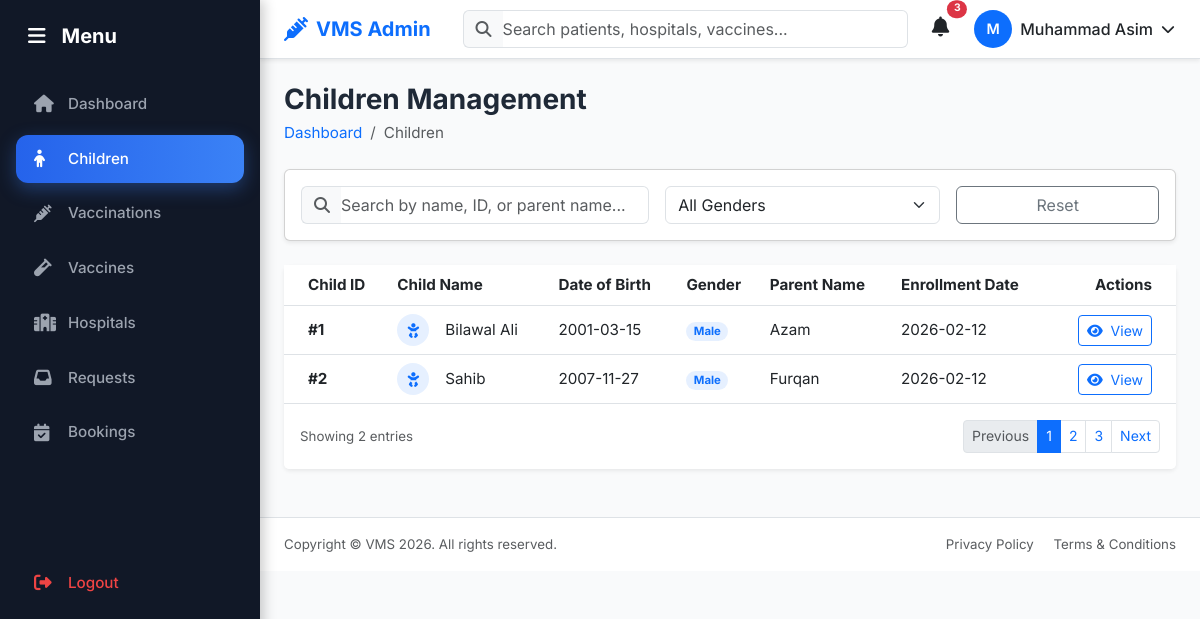
/admin/children/view_children.php (signed in), run on the app's committed database.
### tables this page shows
CREATE TABLE `children` (
  `id` int(11) NOT NULL,
  `parent_id` int(11) NOT NULL,
  `name` varchar(100) NOT NULL,
  `date_of_birth` date NOT NULL,
  `gender` enum('Male','Female','Other') NOT NULL,
  `blood_group` varchar(5) DEFAULT NULL,
  `created_at` timestamp NOT NULL DEFAULT current_timestamp()
);

CREATE TABLE `users` (
  `id` int(11) NOT NULL,
  `name` varchar(100) NOT NULL,
  `email` varchar(100) NOT NULL,
  `password` varchar(255) NOT NULL,
  `role` enum('admin','parent','hospital') NOT NULL,
  `status` enum('active','inactive') NOT NULL DEFAULT 'active',
  `created_at` timestamp NOT NULL DEFAULT current_timestamp()
);

### admin/children/view_children.php (the view, shortened to what this page needs)
<?php
include '../../config/db.php';
include '../includes/header.php';
include '../includes/sidebar.php';
$stmt_children = $conn->prepare("SELECT c.*, u.name AS parent_name FROM children c LEFT JOIN users u ON c.parent_id = u.id ORDER BY c.created_at ASC");
$stmt_children->execute();
$stmt_results = $stmt_children->get_result();
?>
<div class="main-content">
    <div class="container-fluid px-4 py-4">
        <div class="d-flex justify-content-between align-items-center mb-4">
            <div>
                <h1 class="h3 mb-1 fw-bold">Children Management</h1>
                <nav aria-label="breadcrumb">
                    <ol class="breadcrumb mb-0">
                        <li class="breadcrumb-item"><a href="../dashboard.php" class="text-decoration-none">Dashboard</a></li>
                        <li class="breadcrumb-item active" aria-current="page">Children</li>
                    </ol>
                </nav>
            </div>
        </div>
        <div class="card shadow-sm mb-4">
            <div class="card-body">
                <div class="row g-3">
                    <div class="col-md-5">
                        <div class="input-group">
                            <span class="input-group-text bg-light border-end-0"><i class="fas fa-search text-muted"></i></span>
                            <input type="text" class="form-control border-start-0 ps-0" id="searchChild" placeholder="Search by name, ID, or parent name...">
                        </div>
                    </div>
                    <div class="col-md-4">
                         <select class="form-select" id="genderFilter">
                            <option value="all" selected>All Genders</option>
                        </select>
                    </div>
                    <div class="col-md-3 d-grid">
                        <button class="btn btn-outline-secondary" id="btnReset">Reset</button>
                    </div>
                </div>
            </div>
        </div>
        <div class="card shadow-sm border-0 mb-4">
            <div class="card-body p-0">
                <div class="table-responsive">
                    <table class="table table-hover align-middle mb-0">
                        <thead class="bg-light text-muted">
                            <tr>
                                <th class="ps-4">Child ID</th>
                                <th>Child Name</th>
                                <th>Date of Birth</th>
                                <th>Gender</th>
                                <th>Parent Name</th>
                                <th>Enrollment Date</th>
                                <th class="text-end pe-4">Actions</th>
                            </tr>
                        </thead>
                        <tbody>
                            <?php
                                if ($stmt_results->num_rows > 0) {
                                    while ($children = $stmt_results->fetch_assoc()) {
                                        echo "
                                            <tr>
                                                <td class='ps-4 fw-bold'>#".$children['id']."</td>
                                                <td>
                                                    <div class='d-flex align-items-center'>
                                                        <div class='" . (($children['gender'] == 'Male') ? 'bg-primary bg-opacity-10 text-primary' : 'bg-danger bg-opacity-10 text-danger') . " rounded-circle me-3 d-flex align-items-center justify-content-center' style='width: 32px; height: 32px;'>
                                                            <i class='fas fa-baby'></i>
                                                        </div>
                                                        <span>".$children['name']."</span>
                                                    </div>
                                                </td>
                                                <td>".$children['date_of_birth']."</td>
                                                <td><span class='badge " . (($children['gender'] == 'Male') ? 'bg-primary bg-opacity-10 text-primary' : 'bg-danger bg-opacity-10 text-danger') . " rounded-pill'>".$children['gender']."</span></td>
                                                <td>".$children['parent_name']."</td>
                                                <td>".date('Y-m-d', strtotime($children['created_at']))."</td>
                                                <td class='text-end pe-4'>
                                                    <a href='child_profile.php?id=".$children['id']."' class='btn btn-sm btn-outline-primary' title='View Profile'>
                                                        <i class='fas fa-eye me-1'></i> View
                                                    </a>
                                                </td>
                                            </tr>
                                        ";
                                    }
                                }
                            ?>
                        </tbody>
                    </table>
                </div>
            </div>
            <div class="card-footer bg-white border-top-0 d-flex justify-content-between align-items-center py-3">
                <div class="text-muted small">Showing <?= $stmt_results->num_rows; ?> entries</div>
                <nav aria-label="Page navigation">
                    <ul class="pagination pagination-sm mb-0">
                        <li class="page-item disabled">
                            <a class="page-link" href="#" tabindex="-1" aria-disabled="true">Previous</a>
                        </li>
                        <li class="page-item active" aria-current="page"><a class="page-link" href="#">1</a></li>
                        <li class="page-item"><a class="page-link" href="#">2</a></li>
                        <li class="page-item"><a class="page-link" href="#">3</a></li>
                        <li class="page-item">
                            <a class="page-link" href="#">Next</a>
                        </li>
                    </ul>
                </nav>
            </div>
        </div>
    </div>
</div>
<?php include '../includes/footer.php'; ?>

### assets/css/admin.css (style rules this page uses)
:root { --primary-500: #3b82f6; --primary-600: #2563eb; --primary-700: #1d4ed8; --success-500: #22c55e; --warning-500: #f59e0b; --danger-500: #ef4444; --gray-50: #f9fafb; --gray-100: #f3f4f6; --gray-200: #e5e7eb; --gray-400: #9ca3af; --gray-700: #374151; --gray-800: #1f2937; --gray-900: #111827; --transition-fast: 150ms ease; --transition-base: 300ms ease; }
body { font-family: 'Inter', sans-serif; font-size: 0.95rem; line-height: 1.6; color: var(--gray-800); background-color: var(--gray-50); }
@media (min-width: 992px) { body { padding-left: 260px; } }

### data on the page
children: id "1", name "Bilawal Ali", date_of_birth "2001-03-15", gender "Male", parent.name "Azam", created_at "2026-02-12"
children: id "2", name "Sahib", date_of_birth "2007-11-27", gender "Male", parent.name "Furqan", created_at "2026-02-12"

### other printed values
substr($adminName, 0, 1) "M"
$adminName "Muhammad Asim"
$stmt_results->num_rows "2"
